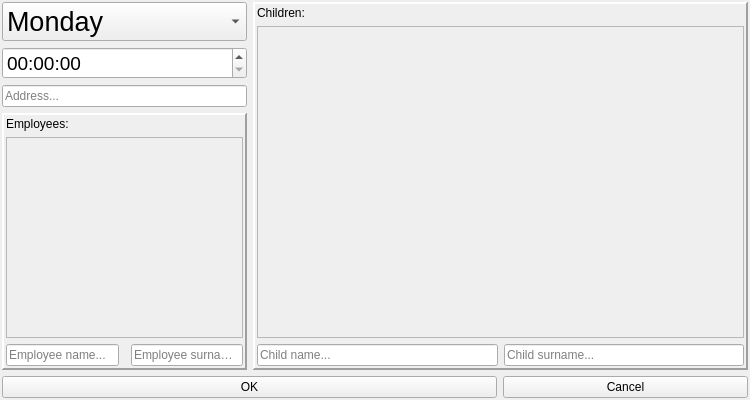
<?xml version="1.0" encoding="UTF-8"?>
<ui version="4.0">
 <class>LessonDialogClass</class>
 <widget class="QDialog" name="LessonDialogClass">
  <property name="windowModality">
   <enum>Qt::WindowModality::NonModal</enum>
  </property>
  <property name="geometry">
   <rect>
    <x>0</x>
    <y>0</y>
    <width>750</width>
    <height>400</height>
   </rect>
  </property>
  <property name="sizePolicy">
   <sizepolicy hsizetype="MinimumExpanding" vsizetype="MinimumExpanding">
    <horstretch>0</horstretch>
    <verstretch>0</verstretch>
   </sizepolicy>
  </property>
  <property name="minimumSize">
   <size>
    <width>750</width>
    <height>400</height>
   </size>
  </property>
  <property name="windowTitle">
   <string>LessonDialog</string>
  </property>
  <layout class="QGridLayout" name="gridLayout">
   <property name="leftMargin">
    <number>2</number>
   </property>
   <property name="topMargin">
    <number>2</number>
   </property>
   <property name="rightMargin">
    <number>2</number>
   </property>
   <property name="bottomMargin">
    <number>2</number>
   </property>
   <item row="4" column="3">
    <widget class="QPushButton" name="decline_button">
     <property name="text">
      <string>Cancel</string>
     </property>
     <property name="autoDefault">
      <bool>false</bool>
     </property>
    </widget>
   </item>
   <item row="1" column="0" colspan="2">
    <widget class="QTimeEdit" name="time_edit">
     <property name="font">
      <font>
       <pointsize>14</pointsize>
      </font>
     </property>
    </widget>
   </item>
   <item row="0" column="0" colspan="2">
    <widget class="QComboBox" name="weekday_combo">
     <property name="font">
      <font>
       <pointsize>20</pointsize>
      </font>
     </property>
     <item>
      <property name="text">
       <string>Monday</string>
      </property>
     </item>
     <item>
      <property name="text">
       <string>Tuesday</string>
      </property>
     </item>
     <item>
      <property name="text">
       <string>Wednesday</string>
      </property>
     </item>
     <item>
      <property name="text">
       <string>Thursday</string>
      </property>
     </item>
     <item>
      <property name="text">
       <string>Friday</string>
      </property>
     </item>
     <item>
      <property name="text">
       <string>Saturday</string>
      </property>
     </item>
     <item>
      <property name="text">
       <string>Sunday</string>
      </property>
     </item>
    </widget>
   </item>
   <item row="4" column="0" colspan="3">
    <widget class="QPushButton" name="accept_button">
     <property name="text">
      <string>OK</string>
     </property>
     <property name="autoDefault">
      <bool>false</bool>
     </property>
    </widget>
   </item>
   <item row="2" column="0" colspan="2">
    <widget class="QLineEdit" name="address_edit">
     <property name="placeholderText">
      <string>Address...</string>
     </property>
    </widget>
   </item>
   <item row="0" column="2" rowspan="4" colspan="2">
    <widget class="QFrame" name="children_frame">
     <property name="sizePolicy">
      <sizepolicy hsizetype="MinimumExpanding" vsizetype="MinimumExpanding">
       <horstretch>2</horstretch>
       <verstretch>0</verstretch>
      </sizepolicy>
     </property>
     <property name="minimumSize">
      <size>
       <width>350</width>
       <height>0</height>
      </size>
     </property>
     <property name="frameShape">
      <enum>QFrame::Shape::Panel</enum>
     </property>
     <property name="frameShadow">
      <enum>QFrame::Shadow::Raised</enum>
     </property>
     <property name="lineWidth">
      <number>2</number>
     </property>
     <layout class="QGridLayout" name="gridLayout_2">
      <property name="leftMargin">
       <number>2</number>
      </property>
      <property name="topMargin">
       <number>2</number>
      </property>
      <property name="rightMargin">
       <number>2</number>
      </property>
      <property name="bottomMargin">
       <number>2</number>
      </property>
      <item row="2" column="1">
       <widget class="QLineEdit" name="children_surname">
        <property name="placeholderText">
         <string>Child surname...</string>
        </property>
        <property name="clearButtonEnabled">
         <bool>true</bool>
        </property>
       </widget>
      </item>
      <item row="2" column="0">
       <widget class="QLineEdit" name="children_name">
        <property name="placeholderText">
         <string>Child name...</string>
        </property>
        <property name="clearButtonEnabled">
         <bool>true</bool>
        </property>
       </widget>
      </item>
      <item row="1" column="0" colspan="2">
       <widget class="QScrollArea" name="children_scroll">
        <property name="widgetResizable">
         <bool>true</bool>
        </property>
        <widget class="QWidget" name="children_scroll_contents">
         <property name="geometry">
          <rect>
           <x>0</x>
           <y>0</y>
           <width>485</width>
           <height>304</height>
          </rect>
         </property>
         <layout class="QVBoxLayout" name="verticalLayout"/>
        </widget>
       </widget>
      </item>
      <item row="0" column="0" colspan="2">
       <widget class="QLabel" name="children_label">
        <property name="text">
         <string>Children:</string>
        </property>
       </widget>
      </item>
     </layout>
    </widget>
   </item>
   <item row="3" column="0" colspan="2">
    <widget class="QFrame" name="employee_frame">
     <property name="sizePolicy">
      <sizepolicy hsizetype="MinimumExpanding" vsizetype="Preferred">
       <horstretch>1</horstretch>
       <verstretch>0</verstretch>
      </sizepolicy>
     </property>
     <property name="frameShape">
      <enum>QFrame::Shape::Panel</enum>
     </property>
     <property name="frameShadow">
      <enum>QFrame::Shadow::Raised</enum>
     </property>
     <property name="lineWidth">
      <number>2</number>
     </property>
     <layout class="QGridLayout" name="gridLayout_3">
      <property name="leftMargin">
       <number>2</number>
      </property>
      <property name="topMargin">
       <number>2</number>
      </property>
      <property name="rightMargin">
       <number>2</number>
      </property>
      <property name="bottomMargin">
       <number>2</number>
      </property>
      <item row="1" column="0" colspan="3">
       <widget class="QScrollArea" name="employee_scroll">
        <property name="widgetResizable">
         <bool>true</bool>
        </property>
        <widget class="QWidget" name="employee_scroll_contents">
         <property name="geometry">
          <rect>
           <x>0</x>
           <y>0</y>
           <width>235</width>
           <height>181</height>
          </rect>
         </property>
         <layout class="QVBoxLayout" name="verticalLayout_2"/>
        </widget>
       </widget>
      </item>
      <item row="0" column="0" colspan="3">
       <widget class="QLabel" name="employee_label">
        <property name="text">
         <string>Employees:</string>
        </property>
       </widget>
      </item>
      <item row="2" column="2">
       <widget class="QLineEdit" name="employee_surname">
        <property name="placeholderText">
         <string>Employee surname...</string>
        </property>
        <property name="clearButtonEnabled">
         <bool>true</bool>
        </property>
       </widget>
      </item>
      <item row="2" column="0">
       <widget class="QLineEdit" name="employee_name">
        <property name="placeholderText">
         <string>Employee name...</string>
        </property>
        <property name="clearButtonEnabled">
         <bool>true</bool>
        </property>
       </widget>
      </item>
     </layout>
    </widget>
   </item>
  </layout>
 </widget>
 <layoutdefault spacing="6" margin="11"/>
 <resources/>
 <connections>
  <connection>
   <sender>accept_button</sender>
   <signal>clicked()</signal>
   <receiver>LessonDialogClass</receiver>
   <slot>accept()</slot>
   <hints>
    <hint type="sourcelabel">
     <x>100</x>
     <y>385</y>
    </hint>
    <hint type="destinationlabel">
     <x>299</x>
     <y>199</y>
    </hint>
   </hints>
  </connection>
  <connection>
   <sender>decline_button</sender>
   <signal>clicked()</signal>
   <receiver>LessonDialogClass</receiver>
   <slot>reject()</slot>
   <hints>
    <hint type="sourcelabel">
     <x>401</x>
     <y>385</y>
    </hint>
    <hint type="destinationlabel">
     <x>299</x>
     <y>199</y>
    </hint>
   </hints>
  </connection>
 </connections>
</ui>
